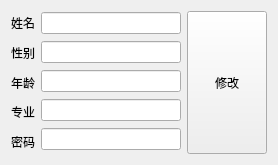
<?xml version="1.0" encoding="UTF-8"?>
<ui version="4.0">
 <class>student_info</class>
 <widget class="QWidget" name="student_info">
  <property name="geometry">
   <rect>
    <x>0</x>
    <y>0</y>
    <width>278</width>
    <height>165</height>
   </rect>
  </property>
  <property name="windowTitle">
   <string>Form</string>
  </property>
  <layout class="QVBoxLayout" name="verticalLayout_4">
   <item>
    <layout class="QHBoxLayout" name="horizontalLayout_2">
     <item>
      <layout class="QHBoxLayout" name="horizontalLayout">
       <item>
        <layout class="QVBoxLayout" name="verticalLayout">
         <item>
          <widget class="QLabel" name="label">
           <property name="text">
            <string>姓名</string>
           </property>
          </widget>
         </item>
         <item>
          <widget class="QLabel" name="label_2">
           <property name="text">
            <string>性别</string>
           </property>
          </widget>
         </item>
         <item>
          <widget class="QLabel" name="label_3">
           <property name="text">
            <string>年龄</string>
           </property>
          </widget>
         </item>
         <item>
          <widget class="QLabel" name="label_4">
           <property name="text">
            <string>专业</string>
           </property>
          </widget>
         </item>
         <item>
          <widget class="QLabel" name="label_5">
           <property name="text">
            <string>密码</string>
           </property>
          </widget>
         </item>
        </layout>
       </item>
       <item>
        <layout class="QVBoxLayout" name="verticalLayout_2">
         <item>
          <widget class="QLineEdit" name="nameEdit"/>
         </item>
         <item>
          <widget class="QLineEdit" name="sexEdit"/>
         </item>
         <item>
          <widget class="QLineEdit" name="ageEdit"/>
         </item>
         <item>
          <widget class="QLineEdit" name="majorEdit"/>
         </item>
         <item>
          <widget class="QLineEdit" name="pwEdit"/>
         </item>
        </layout>
       </item>
      </layout>
     </item>
     <item>
      <layout class="QVBoxLayout" name="verticalLayout_3">
       <item>
        <widget class="QPushButton" name="pushButton">
         <property name="sizePolicy">
          <sizepolicy hsizetype="Minimum" vsizetype="Preferred">
           <horstretch>0</horstretch>
           <verstretch>0</verstretch>
          </sizepolicy>
         </property>
         <property name="text">
          <string>修改</string>
         </property>
        </widget>
       </item>
      </layout>
     </item>
    </layout>
   </item>
  </layout>
 </widget>
 <resources/>
 <connections/>
</ui>
